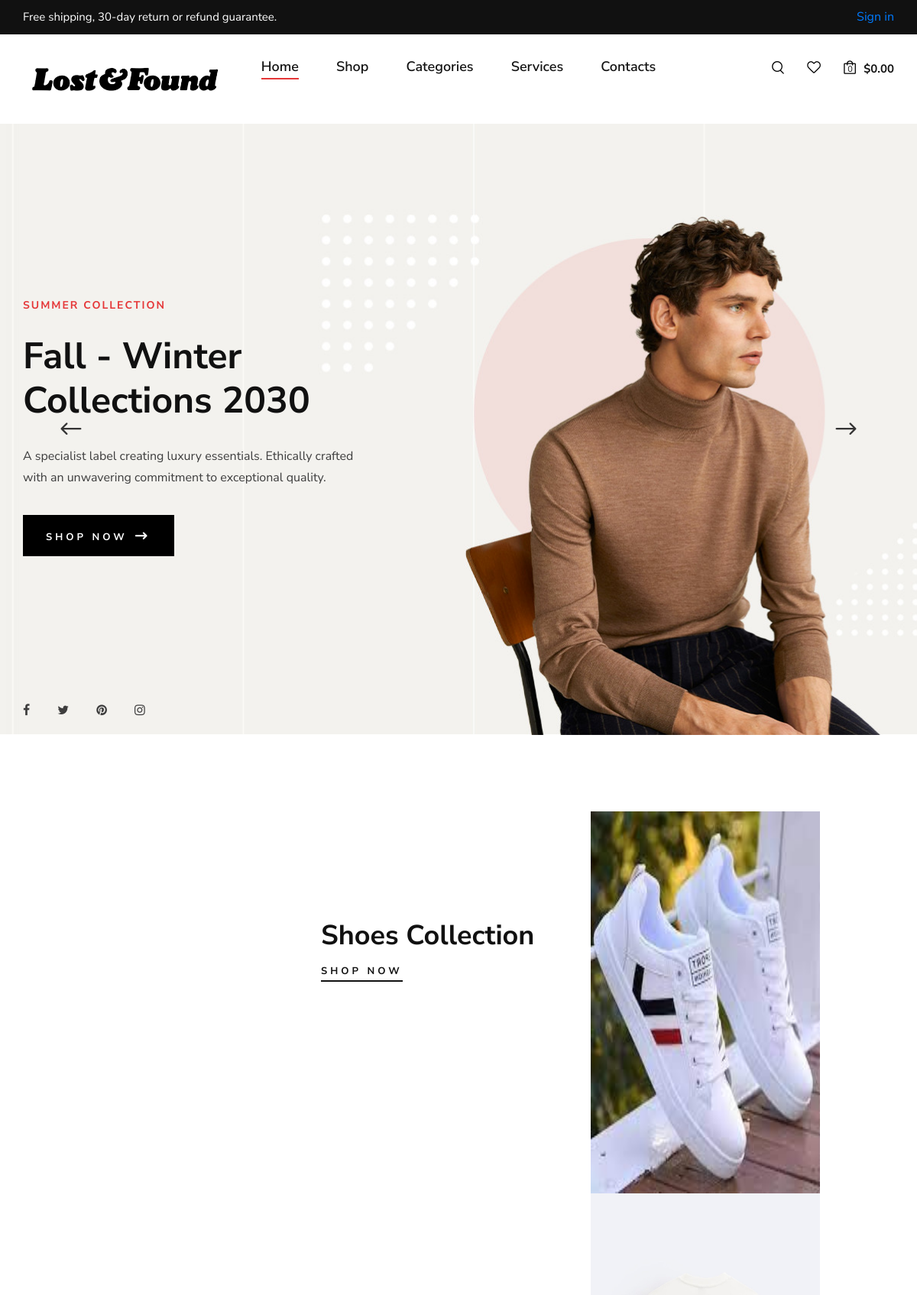
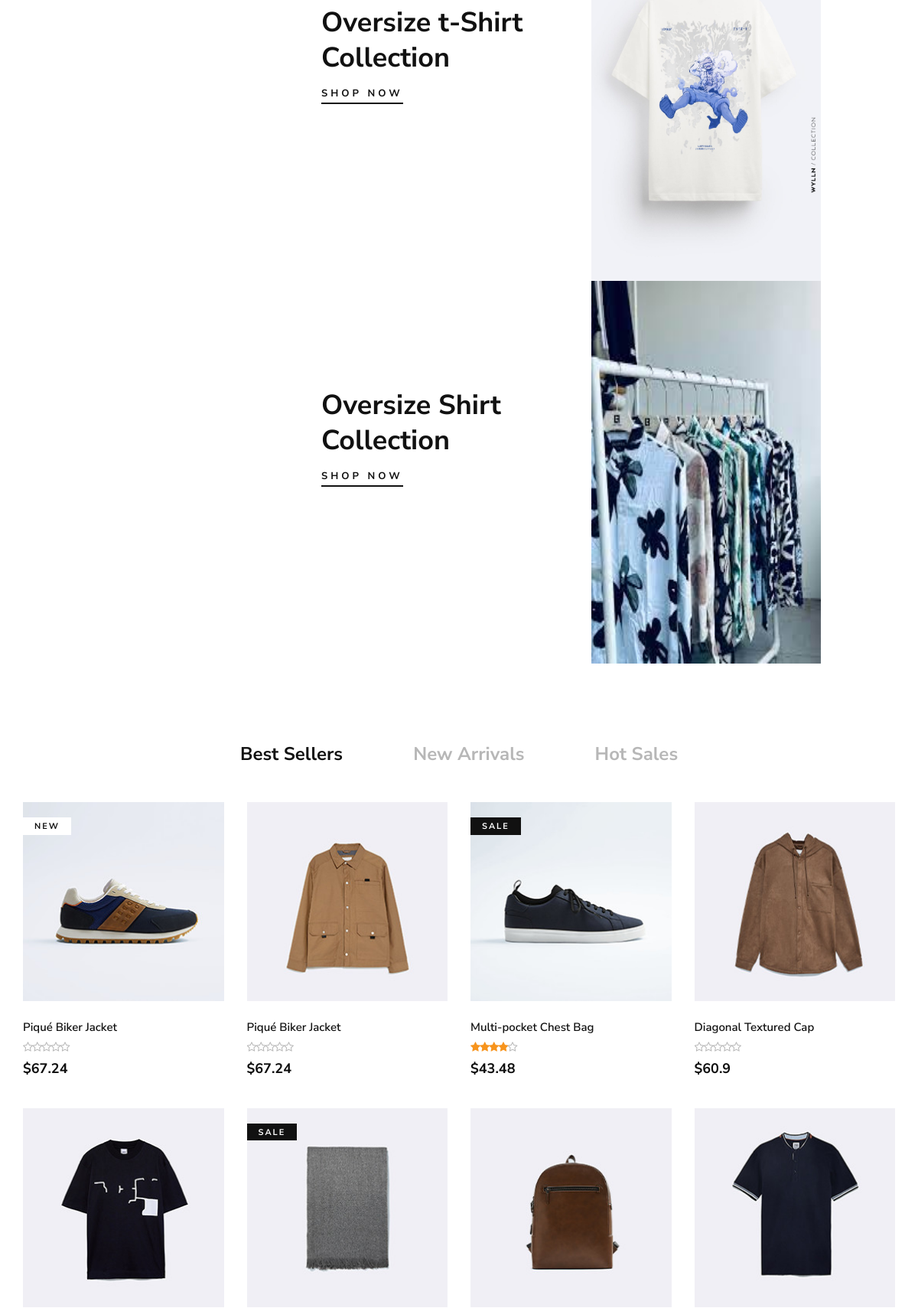
The page /Frontend/homepage/ (upper part) on the database its author committed (2 pictures, top to bottom).
### LaFapp/models.py (models this page shows)
class category_db(models.Model):
    Category_Name = models.CharField(max_length=30,null=True,blank=True)
    Category_Description = models.CharField(max_length=100,null=True,blank=True)
    Category_Image = models.ImageField(upload_to="profile",null=True,blank=True)

### Frontend/views.py (the view)
# urls.py: path('homepage/', views.homepage, name="homepage"),
def homepage(request):
    cat = category_db.objects.all()
    return render(request,"Home.html",{'cat':cat})

### Frontend/templates/Home.html (shortened to what this page needs)
<!DOCTYPE html>
{% load static %}
<html lang="zxx">
<head>
    <link rel="stylesheet" href="{% static 'css/bootstrap.min.css' %}" type="text/css">
    <link rel="stylesheet" href="{% static 'css/font-awesome.min.css' %}" type="text/css">
    <link rel="stylesheet" href="{% static 'css/elegant-icons.css' %}" type="text/css">
    <link rel="stylesheet" href="{% static 'css/magnific-popup.css' %}" type="text/css">
    <link rel="stylesheet" href="{% static 'css/nice-select.css' %}" type="text/css">
    <link rel="stylesheet" href="{% static 'css/owl.carousel.min.css' %}" type="text/css">
    <link rel="stylesheet" href="{% static 'css/slicknav.min.css' %}" type="text/css">
    <link rel="stylesheet" href="{% static 'css/style.css' %}" type="text/css">
</head>
<body>
    <header class="header">
        <div class="header__top">
            <div class="container">
                <div class="row">
                    <div class="col-lg-6 col-md-7">
                        <div class="header__top__left">
                            <p>Free shipping, 30-day return or refund guarantee.</p>
                        </div>
                    </div>
                    <div class="col-lg-6 col-md-5">
                        <div class="header__top__right">
                            {% if request.session.Username %}
                            <div class="header__top__hover fa fa-user" style="color:red">
                                <span>My Account <i class="arrow_carrot-down"></i></span>
                                <ul class="header__top">
                                   <a> <li>Hello {{request.session.Username}}</li></a>
                                   <a> <li>Profile</li></a>
                                   <a href="{% url 'user_logout' %}"> <li>Log out</li></a>
                                </ul>
                            </div>
                            <div class="header__top__links">
                                {% else %}
                                <a href="{% url 'register_page' %}">Sign in</a>
                                {% endif %}
                            </div>
                        </div>
                    </div>
                </div>
            </div>
        <div class="container">
            <div class="row">
                <div class="col-lg-3 col-md-3">
                    <div class="header__logo">
                        <a href="{% url 'homepage' %}"><img src="{% static 'img/download.png' %}" alt=""></a>
                    </div>
                </div>
                <div class="col-lg-6 col-md-6">
                    <nav class="header__menu mobile-menu">
                        <ul>
                            <li class="active"><a href="{% url 'homepage' %}">Home</a></li>
                            <li><a href="{% url 'productpage' %}">Shop</a></li>
                            <li><a href="#">Categories</a>
                            </li>
                            <li><a href="#">Services</a>
                            </li>
                            <li><a href="{% url 'contact_page' %}">Contacts</a></li>
                        </ul>
                    </nav>
                </div>
                <div class="col-lg-3 col-md-3">
                    <div class="header__nav__option">
                        <a href="#" class="search-switch"><img src="{% static 'img/icon/search.png' %}" alt=""></a>
                        <a href="#"><img src="{% static 'img/icon/heart.png' %}" alt=""></a>
                        <a href="{% url 'cart_page' %}"><img src="{% static 'img/icon/cart.png' %}" alt=""> <span>0</span></a>
                        <div class="price">$0.00</div>
                    </div>
                </div>
            </div>
        </div>
    </header>
    <section class="hero">
        <div class="hero__slider owl-carousel">
            <div class="hero__items set-bg" data-setbg="{% static 'img/hero/hero-1.jpg' %}">
                <div class="container">
                    <div class="row">
                        <div class="col-xl-5 col-lg-7 col-md-8">
                            <div class="hero__text">
                                <h6>Summer Collection</h6>
                                <h2>Fall - Winter Collections 2030</h2>
                                <p>A specialist label creating luxury essentials. Ethically crafted with an unwavering
                                commitment to exceptional quality.</p>
                                <a href="#" class="primary-btn">Shop now <span class="arrow_right"></span></a>
                                <div class="hero__social">
                                    <a href="#"><i class="fa fa-facebook"></i></a>
                                    <a href="#"><i class="fa fa-twitter"></i></a>
                                    <a href="#"><i class="fa fa-pinterest"></i></a>
                                    <a href="#"><i class="fa fa-instagram"></i></a>
                                </div>
                            </div>
                        </div>
                    </div>
                </div>
            </div>
        </div>
    </section>
    <section class="banner spad">
        <div class="container">
            <div class="row">
                {% for i in cat %}
                <div class="col-lg-7 offset-lg-4">
                    <div class="banner__item">
                        <div class="banner__item__pic">
                            <img src="{{i.Category_Image.url}}" alt="" height="500px" width="300px">
                        </div>
                        <div class="banner__item__text">
                            <h2>{{i.Category_Name}} Collection</h2>
                            <a href="{% url 'product_filter_page' cat_name=i.Category_Name %}">Shop now</a>
                        </div>
                    </div>
                </div>
                {% endfor %}
            </div>
        </div>
    </section>
    <section class="product spad">
        <div class="container">
            <div class="row">
                <div class="col-lg-12">
                    <ul class="filter__controls">
                        <li class="active" data-filter="*">Best Sellers</li>
                        <li data-filter=".new-arrivals">New Arrivals</li>
                        <li data-filter=".hot-sales">Hot Sales</li>
                    </ul>
                </div>
            </div>
            <div class="row product__filter">
                <div class="col-lg-3 col-md-6 col-sm-6 col-md-6 col-sm-6 mix new-arrivals">
                    <div class="product__item">
                        <div class="product__item__pic set-bg" data-setbg="{% static 'img/product/product-1.jpg' %}">
                            <span class="label">New</span>
                        </div>
                        <div class="product__item__text">
                            <h6>Piqué Biker Jacket</h6>
                            <div class="rating">
                                <i class="fa fa-star-o"></i>
                                <i class="fa fa-star-o"></i>
                                <i class="fa fa-star-o"></i>
                                <i class="fa fa-star-o"></i>
                                <i class="fa fa-star-o"></i>
                            </div>
                            <h5>$67.24</h5>
                        </div>
                    </div>
                </div>
                <div class="col-lg-3 col-md-6 col-sm-6 col-md-6 col-sm-6 mix hot-sales">
                    <div class="product__item">
                        <div class="product__item__pic set-bg" data-setbg="{% static 'img/product/product-2.jpg' %}">
                        </div>
                        <div class="product__item__text">
                            <h6>Piqué Biker Jacket</h6>
                            <div class="rating">
                                <i class="fa fa-star-o"></i>
                                <i class="fa fa-star-o"></i>
                                <i class="fa fa-star-o"></i>
                                <i class="fa fa-star-o"></i>
                                <i class="fa fa-star-o"></i>
                            </div>
                            <h5>$67.24</h5>
                        </div>
                    </div>
                </div>
                <div class="col-lg-3 col-md-6 col-sm-6 col-md-6 col-sm-6 mix new-arrivals">
                    <div class="product__item sale">
                        <div class="product__item__pic set-bg" data-setbg="{% static 'img/product/product-3.jpg' %}">
                            <span class="label">Sale</span>
                        </div>
                        <div class="product__item__text">
                            <h6>Multi-pocket Chest Bag</h6>
                            <div class="rating">
                                <i class="fa fa-star"></i>
                                <i class="fa fa-star"></i>
                                <i class="fa fa-star"></i>
                                <i class="fa fa-star"></i>
                                <i class="fa fa-star-o"></i>
                            </div>
                            <h5>$43.48</h5>
                        </div>
                    </div>
                </div>
                <div class="col-lg-3 col-md-6 col-sm-6 col-md-6 col-sm-6 mix hot-sales">
                    <div class="product__item">
                        <div class="product__item__pic set-bg" data-setbg="{% static 'img/product/product-4.jpg' %}">
                        </div>
                        <div class="product__item__text">
                            <h6>Diagonal Textured Cap</h6>
                            <div class="rating">
                                <i class="fa fa-star-o"></i>
                                <i class="fa fa-star-o"></i>
                                <i class="fa fa-star-o"></i>
                                <i class="fa fa-star-o"></i>
                                <i class="fa fa-star-o"></i>
                            </div>
                            <h5>$60.9</h5>
                        </div>
                    </div>
                </div>
                <div class="col-lg-3 col-md-6 col-sm-6 col-md-6 col-sm-6 mix new-arrivals">
                    <div class="product__item">
                        <div class="product__item__pic set-bg" data-setbg="{% static 'img/product/product-5.jpg' %}">
                        </div>
                    </div>
                </div>
                <div class="col-lg-3 col-md-6 col-sm-6 col-md-6 col-sm-6 mix hot-sales">
                    <div class="product__item sale">
                        <div class="product__item__pic set-bg" data-setbg="{% static 'img/product/product-6.jpg' %}">
                            <span class="label">Sale</span>
                        </div>
                    </div>
                </div>
                <div class="col-lg-3 col-md-6 col-sm-6 col-md-6 col-sm-6 mix new-arrivals">
                    <div class="product__item">
                        <div class="product__item__pic set-bg" data-setbg="{% static 'img/product/product-7.jpg' %}">
                        </div>
                    </div>
                </div>
                <div class="col-lg-3 col-md-6 col-sm-6 col-md-6 col-sm-6 mix hot-sales">
                    <div class="product__item">
                        <div class="product__item__pic set-bg" data-setbg="{% static 'img/product/product-8.jpg' %}">
                        </div>
                    </div>
                </div>
            </div>
        </div>
    </section>
</body>
</html>

### rows shown on the page
category_db: Category_Image (picture), Category_Name "Shoes"
category_db: Category_Image (picture), Category_Name "Oversize t-Shirt"
category_db: Category_Image (picture), Category_Name "Oversize Shirt"
